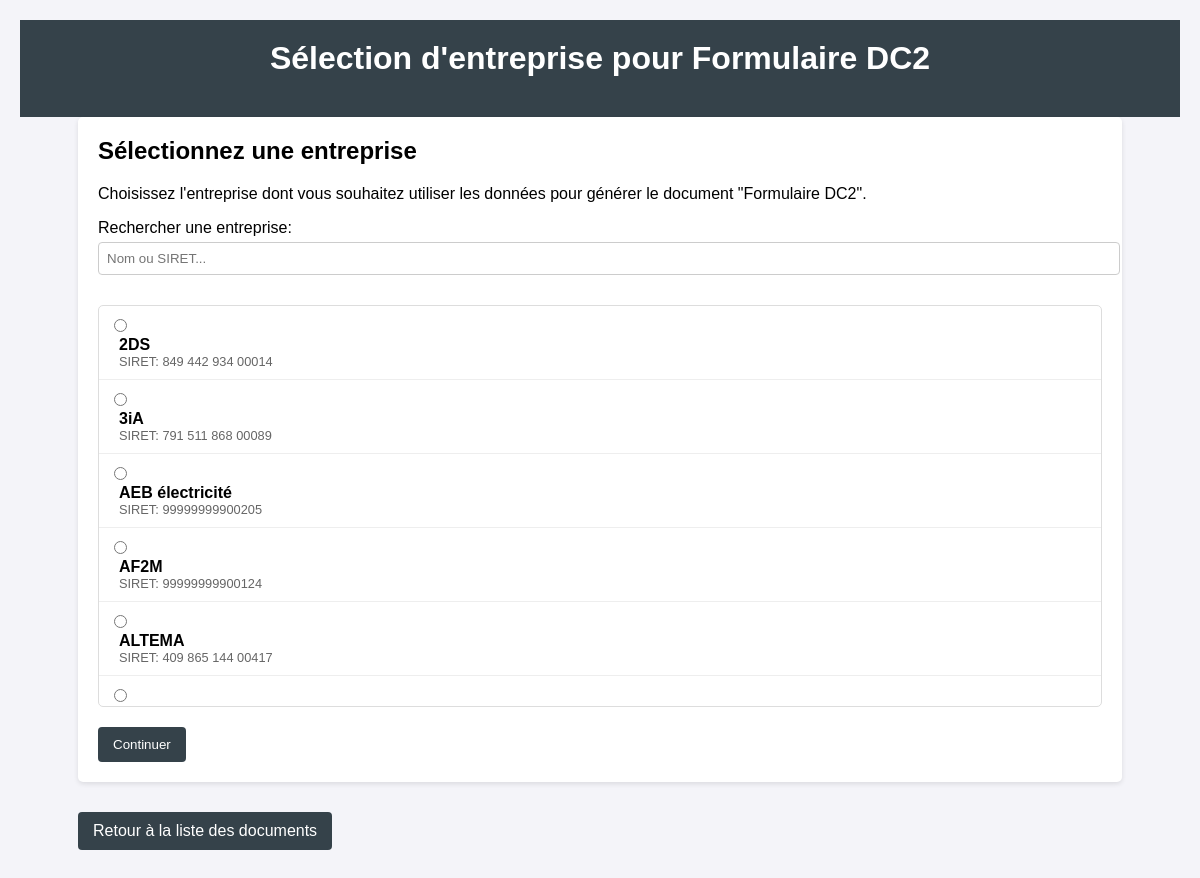
Page /document/select_enterprise/2 on the committed database.
### tables this page shows
CREATE TABLE entreprise (
    id_entreprise INTEGER PRIMARY KEY AUTOINCREMENT,
    nom_entreprise TEXT NOT NULL,
    siret TEXT NOT NULL UNIQUE,
    adresse TEXT NOT NULL,  -- Regroupe rue + numéro
    id_ville INTEGER NOT NULL,  -- L’entreprise est rattachée à une ville
    id_cp INTEGER,  -- Le code postal de référence (optionnel si CEDEX utilisé)
    id_cedex INTEGER,  -- Si l'entreprise est en CEDEX
    email_principal TEXT UNIQUE,
    email_secondaire TEXT,
    referent TEXT,
    numero_telephone TEXT,
    numero_portable TEXT,
    id_type_entreprise INTEGER NOT NULL,
    prestations TEXT, forme_juridique VARCHAR(50),
    FOREIGN KEY (id_ville) REFERENCES villes(id_ville) ON DELETE CASCADE,
    FOREIGN KEY (id_cp) REFERENCES code_postal(id_cp) ON DELETE CASCADE,
    FOREIGN KEY (id_cedex) REFERENCES cedex(id_cedex) ON DELETE CASCADE,
    FOREIGN KEY (id_type_entreprise) REFERENCES type_entreprise(id_type_entreprise) ON DELETE CASCADE
);

### routes/document.py (the view)
@document.route('/select_enterprise/<int:document_id>', methods=['GET'])
def select_enterprise(document_id):
    enterprises = get_enterprises_list()
    templates = get_document_templates()
    selected_template = next((t for t in templates if t["id"] == document_id), None)
    return render_template('document/select_enterprise.html',
                          enterprises=enterprises,
                          document_id=document_id,
                          template=selected_template)

### database.py (called while the page is built)
def get_db():
    conn = sqlite3.connect(DATABASE)
    conn.row_factory = sqlite3.Row  # Pour accéder aux colonnes par nom
    return conn

### models/document.py (called while the page is built)
def get_document_templates():
    return [
        {"id": 1, "nom": "Formulaire DC1", "description": "Lettre de candidature avec désignation du mandataire par ses co-traitants"},
        {"id": 2, "nom": "Formulaire DC2", "description": "Déclaration du candidat"},
        {"id": 3, "nom": "Formulaire ATTRI1", "description": "Acte d'engagement"}
    ]

### models/entreprise.py (called while the page is built)
def get_enterprises_list():
    conn = get_db()
    cursor = conn.cursor()
    try:
        cursor.execute("""
            SELECT id_entreprise, nom_entreprise, siret
            FROM entreprise
            ORDER BY nom_entreprise
        """)
        return cursor.fetchall()
    finally:
        close_db(conn)

### templates/document/select_enterprise.html (shortened to what this page needs)
{% extends "base.html" %}
{% block header %}Sélection d'entreprise pour {{ template.nom }}{% endblock %}
{% block content %}
<div class="card">
  <h2>Sélectionnez une entreprise</h2>
  <p>Choisissez l'entreprise dont vous souhaitez utiliser les données pour générer le document "{{ template.nom }}".</p>
  <form action="{{ url_for('document.preview_document') }}" method="post" class="search-form">
    <div class="form-group">
      <label for="enterprise-search">Rechercher une entreprise:</label>
      <input type="text" id="enterprise-search" placeholder="Nom ou SIRET..." onkeyup="filterEnterprises()">
    </div>
    <div class="enterprise-list" id="enterprise-list">
      {% for enterprise in enterprises %}
        <div class="enterprise-item">
          <input type="radio" name="enterprise_id" id="enterprise-{{ enterprise.id_entreprise }}" value="{{ enterprise.id_entreprise }}">
          <label for="enterprise-{{ enterprise.id_entreprise }}">
            <strong>{{ enterprise.nom_entreprise }}</strong>
            {% if enterprise.siret %}
              <span class="siret">SIRET: {{ enterprise.siret }}</span>
            {% endif %}
          </label>
        </div>
      {% endfor %}
    </div>
    <button type="submit" class="button">Continuer</button>
  </form>
</div>
<a href="{{ url_for('document.index') }}" class="back-button">Retour à la liste des documents</a>
{% endblock %}

### static/css/main.css (style rules this page uses)
body { font-family: Arial, sans-serif; background-color: #f4f4f9; margin: 0; padding: 20px; }
h1, h2, h3 { margin: 0 0 20px 0; }
.card { background: #fff; border-radius: 5px; padding: 20px; margin-bottom: 20px; box-shadow: 0 2px 5px rgba(0,0,0,0.1); }
form { margin-top: 15px; }
input[type="text"], input[type="email"], select { width: 100%; padding: 8px; margin-bottom: 10px; border: 1px solid #ccc; border-radius: 4px; }
input[type="submit"], button[type="submit"] { background: #35424a; color: #fff; padding: 10px 15px; border: none; border-radius: 4px; cursor: pointer; }
.form-group { margin-bottom: 10px; }
.form-group label { display: block; margin-bottom: 5px; }
a { color: #35424a; text-decoration: none; }
a.button, .back-button { display: inline-block; background: #35424a; color: #fff; padding: 10px 15px; text-decoration: none; border-radius: 4px; margin-top: 10px; }

### templates/document/select_enterprise.html (style rules this page uses)
.enterprise-list { max-height: 400px; overflow-y: auto; margin: 20px 0; border: 1px solid #ddd; border-radius: 5px; }
.enterprise-item { padding: 10px; border-bottom: 1px solid #eee; }
.enterprise-item label { display: flex; flex-direction: column; cursor: pointer; margin-left: 10px; }
.siret { font-size: 0.8em; color: #666; }

### rows in the picture
entreprise: nom_entreprise "2DS", siret "849 442 934 00014"
entreprise: nom_entreprise "3iA", siret "791 511 868 00089"
entreprise: nom_entreprise "AEB électricité", siret "99999999900205"
entreprise: nom_entreprise "AF2M", siret "99999999900124"
entreprise: nom_entreprise "ALTEMA", siret "409 865 144 00417"

### other values in the picture
{{ template.nom }} "Formulaire DC2"
